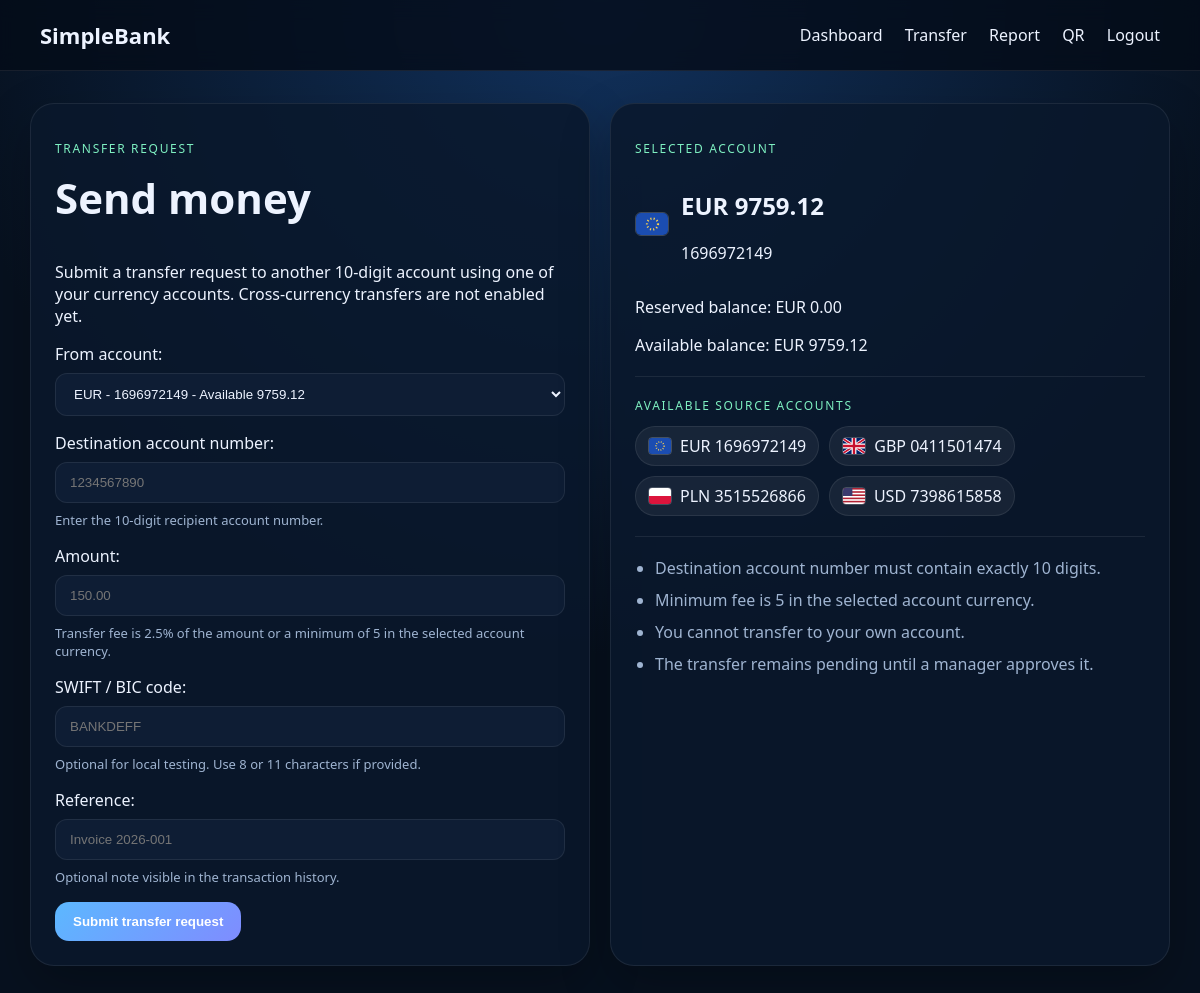
The app's page /app/transfer/ (signed in) with its own data.
### accounts/models.py (models this page shows, shortened)
class BankAccount(models.Model):
    user = models.ForeignKey(settings.AUTH_USER_MODEL, on_delete=models.CASCADE, related_name="accounts")
    account_number = models.CharField(max_length=10, unique=True)
    swift_code = models.CharField(max_length=11, blank=True)
    balance = models.DecimalField(max_digits=14, decimal_places=2, default=Decimal("0.00"))
    reserved_balance = models.DecimalField(max_digits=14, decimal_places=2, default=Decimal("0.00"))
    currency = models.CharField(max_length=3, choices=AccountCurrency.choices, default=AccountCurrency.EUR)
    status = models.CharField(max_length=20, choices=AccountStatus.choices, default=AccountStatus.ACTIVE)
    created_at = models.DateTimeField(auto_now_add=True)
    updated_at = models.DateTimeField(auto_now=True)
    class Meta:
        ordering = ["currency", "account_number"]
        constraints = [
            models.UniqueConstraint(fields=["user", "currency"], name="unique_currency_account_per_user"),
        ]
    @property
    def available_balance(self):
        return self.balance - self.reserved_balance
    @property
    def flag_file(self):
        return get_currency_metadata(self.currency)["flag_file"]

### webui/views.py (the view)
        def wrapped(request, *args, **kwargs):
            if request.user.role not in roles:
                messages.error(request, "You do not have permission to access this page.")
                return redirect("dashboard")
            return view_func(request, *args, **kwargs)

### accounts/currencies.py (called while the page is built)
def get_currency_metadata(currency):
    return CURRENCY_METADATA[currency]

### accounts/services.py (called while the page is built)
def get_user_accounts(user):
    return user.accounts.all().order_by("currency")

def get_user_account(*, user, currency=None, account_number=None):
    queryset = user.accounts.all()
    if account_number:
        return queryset.get(account_number=account_number)
    if currency:
        try:
            return queryset.get(currency=currency)
        except BankAccount.DoesNotExist:
            return user.bank_account
    return user.bank_account

### users/models.py (called while the page is built)
    @property
    def bank_account(self):
        return self.accounts.filter(currency=self.default_currency).first() or self.accounts.first()

### webui/views.py (called while the page is built, shortened)
def _get_selected_account(user, query_params):
    return get_user_account(user=user, currency=query_params.get("currency"))

def role_required(*roles):
    def decorator(view_func):
        def wrapped(request, *args, **kwargs):
            if request.user.role not in roles:
                messages.error(request, "You do not have permission to access this page.")
                return redirect("dashboard")
            return view_func(request, *args, **kwargs)
        return login_required(wrapped)
    return decorator

@role_required(UserRole.USER)
def transfer_view(request):
    selected_account = _get_selected_account(request.user, request.GET)
    form = TransferForm(request.POST or None, user=request.user, selected_currency=selected_account.currency)
    estimated_fee = "5.00"
    return render(
        request,
        "webui/transfer.html",
        {
            "form": form,
            "account": selected_account,
            "all_accounts": get_user_accounts(request.user),
            "estimated_fee": estimated_fee,
        },
    )

### templates/webui/transfer.html (shortened to what this page needs)
{% extends "webui/base.html" %}
{% block content %}
<section class="grid two-col">
    <div class="panel">
        <p class="eyebrow">Transfer request</p>
        <h1>Send money</h1>
        <p>Submit a transfer request to another 10-digit account using one of your currency accounts. Cross-currency transfers are not enabled yet.</p>
        <form method="post" class="form-grid">
            {{ form.as_p }}
            <button class="button primary" type="submit">Submit transfer request</button>
        </form>
    </div>
    <div class="panel">
        <p class="eyebrow">Selected account</p>
        <div class="currency-inline large">
            <img class="currency-flag" src="/static/{{ account.flag_file }}" alt="{{ account.currency }} flag">
            <div>
                <h2>{{ account.currency }} {{ account.balance }}</h2>
                <p>{{ account.account_number }}</p>
            </div>
        </div>
        <p>Reserved balance: {{ account.currency }} {{ account.reserved_balance }}</p>
        <p>Available balance: {{ account.currency }} {{ account.available_balance }}</p>
        <hr class="panel-divider">
        <p class="eyebrow">Available source accounts</p>
        <div class="account-chip-list">
            {% for item in all_accounts %}
                <span class="currency-chip">
                    <img class="currency-flag tiny" src="/static/{{ item.flag_file }}" alt="{{ item.currency }} flag">
                    <span>{{ item.currency }} {{ item.account_number }}</span>
                </span>
            {% endfor %}
        </div>
        <hr class="panel-divider">
        <ul class="hint-list">
            <li>Destination account number must contain exactly 10 digits.</li>
            <li>Minimum fee is 5 in the selected account currency.</li>
            <li>You cannot transfer to your own account.</li>
            <li>The transfer remains pending until a manager approves it.</li>
        </ul>
    </div>
</section>
{% endblock %}

### static/webui/app.css (style rules this page uses)
:root { color-scheme: light; --bg: #07111f; --surface: rgba(10, 24, 44, 0.85); --surface-soft: #0e1d34; --text: #edf3ff; --muted: #9fb4d1; --primary: #5cb8ff; --accent: #7ef0c1; --danger: #ff6d7b; --border: rgba(255,255,255,0.08); }
body { margin: 0; font-family: Segoe UI, Arial, sans-serif; background: radial-gradient(circle at top, #12325d 0%, var(--bg) 55%); color: var(--text); }
.topbar, .page-shell, .panel, .hero-card, table, input, button, a, select { box-sizing: border-box; }
.hero, .grid.two-col, .grid.cards { display: grid; gap: 20px; }
.hero, .grid.two-col { grid-template-columns: repeat(auto-fit, minmax(280px, 1fr)); align-items: stretch; }
.hero h1, .panel h1 { margin-top: 0; font-size: 42px; }
.panel, .hero-card { background: var(--surface); border: 1px solid var(--border); border-radius: 24px; padding: 24px; box-shadow: 0 20px 50px rgba(0,0,0,0.25); }
.eyebrow { color: var(--accent); text-transform: uppercase; letter-spacing: 0.14em; font-size: 12px; }
.button { display: inline-block; text-decoration: none; border: none; border-radius: 14px; padding: 12px 18px; cursor: pointer; font-weight: 600; }
.button.primary { background: linear-gradient(135deg, var(--primary), #7f8cff); color: white; }
.form-grid p, .converter-field { display: flex; flex-direction: column; gap: 8px; margin-bottom: 16px; }
input, textarea, select { width: 100%; padding: 12px 14px; border-radius: 12px; border: 1px solid var(--border); background: var(--surface-soft); color: var(--text); }
.panel-divider { border: 0; border-top: 1px solid var(--border); margin: 20px 0; }
.hint-list { margin: 0; padding-left: 20px; color: var(--muted); }
.hint-list li { margin-bottom: 10px; }
.helptext { color: var(--muted); font-size: 13px; }
.currency-inline { display: flex; align-items: center; gap: 12px; }
.currency-inline.large { align-items: center; }
.currency-flag { width: 32px; height: 22px; border-radius: 6px; border: 1px solid rgba(255,255,255,0.2); object-fit: cover; }
.currency-flag.tiny { width: 22px; height: 16px; border-radius: 4px; }
.account-chip-list { display: flex; gap: 10px; flex-wrap: wrap; margin-top: 12px; }
.currency-chip { display: inline-flex; align-items: center; gap: 8px; padding: 8px 12px; border-radius: 999px; background: rgba(255,255,255,0.06); border: 1px solid var(--border); }

### records on screen
BankAccount: currency "EUR", balance "9759.12", account_number "1696972149", reserved_balance "0.00", available_balance "9759.12", shows a picture
BankAccount: shows a picture, currency "GBP", account_number "0411501474"
BankAccount: shows a picture, currency "PLN", account_number "3515526866"
BankAccount: shows a picture, currency "USD", account_number "7398615858"
